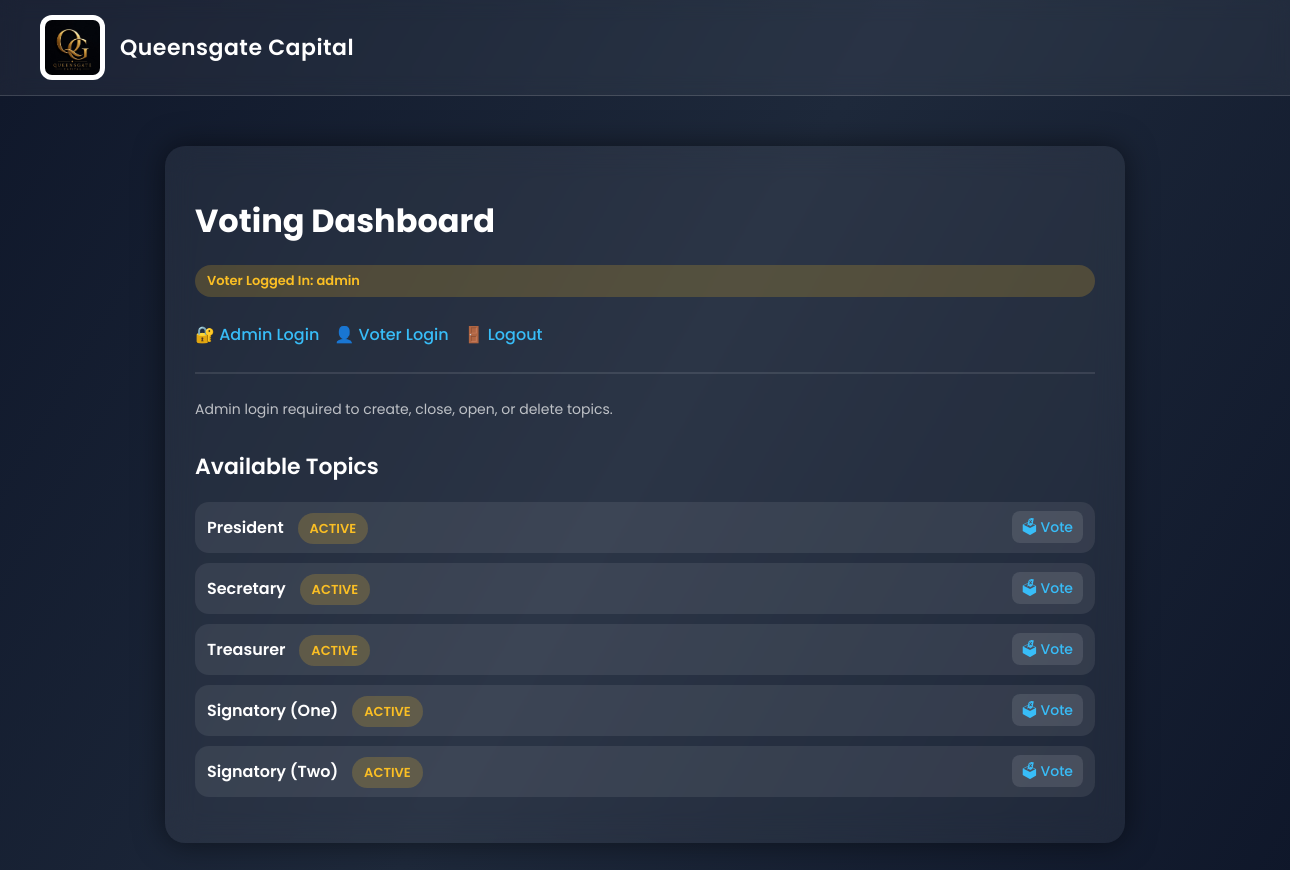
The app's page / (signed in) with its own data.
### tables this page shows
CREATE TABLE topics (
        id INTEGER PRIMARY KEY AUTOINCREMENT,
        title TEXT NOT NULL,
        is_active INTEGER DEFAULT 1
    );

### app.py (the view)
@app.route("/")
def home():
    conn = connect_db()
    topics = conn.execute("SELECT * FROM topics ORDER BY id DESC").fetchall()
    conn.close()
    return render_template(
        "index.html",
        topics=topics,
        admin_logged_in=session.get("admin_logged_in"),
        voter_logged_in=session.get("voter_logged_in"),
        voter_name=session.get("voter_name")
    )

### database.py (called while the page is built)
def connect_db():
    conn = sqlite3.connect(DB_NAME)
    conn.row_factory = sqlite3.Row
    return conn

### templates/index.html (shortened to what this page needs)
<!DOCTYPE html>
<html>
<head>
    <link rel="stylesheet" href="{{ url_for('static', filename='style.css') }}">
</head>
<body>
<div class="navbar">
    <div class="brand">
        <img src="{{ url_for('static', filename='logo.jpeg') }}" class="logo">
        <h2>Queensgate Capital</h2>
    </div>
</div>
<div class="container">
    <h1>Voting Dashboard</h1>
    <div style="margin-bottom: 20px;">
        {% if voter_logged_in %}
            <p class="badge">Voter Logged In: {{ voter_name }}</p>
        {% endif %}
    </div>
    <div class="footer-links">
        <a href="/admin_login">🔐 Admin Login</a>
        <a href="/voter_login">👤 Voter Login</a>
        <a href="/logout">🚪 Logout</a>
    </div>
    <hr style="margin: 25px 0; border: 1px solid rgba(255,255,255,0.1);">
    {% if admin_logged_in %}
        <a href="/create_topic" style="
            display: inline-block;
            margin-bottom: 15px;
            background: linear-gradient(90deg, #38bdf8, #6366f1);
            color: white;
            padding: 10px 18px;
            border-radius: 12px;
            font-weight: 600;
            box-shadow: 0px 5px 20px rgba(56, 189, 248, 0.3);
        ">
            ➕ Create New Voting Topic
        </a>
    {% else %}
        <p style="color: rgba(255,255,255,0.7); font-size: 14px;">
            Admin login required to create, close, open, or delete topics.
        </p>
    {% endif %}
    <h2>Available Topics</h2>
    <ul>
        {% for topic in topics %}
        <li>
            <span style="font-weight: 600;">
                {{ topic.title }}
                {% if topic.is_active == 1 %}
                    <span class="badge" style="margin-left:10px;">ACTIVE</span>
                {% else %}
                    <span class="badge" style="margin-left:10px; background:rgba(239,68,68,0.2); color:#ef4444;">
                        CLOSED
                    </span>
                {% endif %}
            </span>
            <span class="topic-actions">
                {% if voter_logged_in and topic.is_active == 1 %}
                    <a href="/vote/{{ topic.id }}">🗳 Vote</a>
                {% endif %}
            </span>
        </li>
        {% endfor %}
    </ul>
</div>
</body>
</html>

### static/style.css (style rules this page uses)
body { margin: 0; font-family: "Poppins", sans-serif; background: linear-gradient(120deg, #0f172a, #1e293b, #0f172a); color: white; min-height: 100vh; }
.navbar { width: 100%; padding: 15px 40px; background: rgba(255, 255, 255, 0.05); backdrop-filter: blur(10px); border-bottom: 1px solid rgba(255, 255, 255, 0.15); display: flex; justify-content: space-between; align-items: center; }
.brand { display: flex; align-items: center; gap: 15px; }
.logo { width: 55px; height: 55px; border-radius: 12px; object-fit: cover; background: white; padding: 5px; }
.brand h2 { font-size: 22px; font-weight: 600; margin: 0; letter-spacing: 0.5px; }
.container { width: 90%; max-width: 900px; margin: 50px auto; padding: 30px; background: rgba(255, 255, 255, 0.06); border-radius: 20px; box-shadow: 0px 0px 30px rgba(0, 0, 0, 0.5); backdrop-filter: blur(15px); }
h1 { font-size: 32px; margin-bottom: 20px; font-weight: 700; }
h2 { font-size: 22px; margin-top: 30px; font-weight: 600; }
a { text-decoration: none; color: #38bdf8; font-weight: 500; transition: 0.2s ease; }
ul { padding: 0; list-style: none; }
li { padding: 12px; margin: 10px 0; background: rgba(255, 255, 255, 0.08); border-radius: 14px; display: flex; justify-content: space-between; align-items: center; }
.topic-actions a { margin-left: 12px; font-size: 14px; }
.badge { background: rgba(251, 191, 36, 0.2); padding: 6px 12px; border-radius: 20px; font-size: 13px; font-weight: 600; color: #fbbf24; }
.footer-links { margin-top: 25px; display: flex; gap: 15px; }
.topic-actions a { margin-left: 10px; font-size: 14px; padding: 6px 10px; border-radius: 8px; background: rgba(255,255,255,0.1); }

### records on screen
topics: title "President", is_active "ACTIVE"
topics: title "Secretary", is_active "ACTIVE"
topics: title "Treasurer", is_active "ACTIVE"
topics: title "Signatory (One)", is_active "ACTIVE"
topics: title "Signatory (Two)", is_active "ACTIVE"

### other values on screen
{{ voter_name }} "admin"
